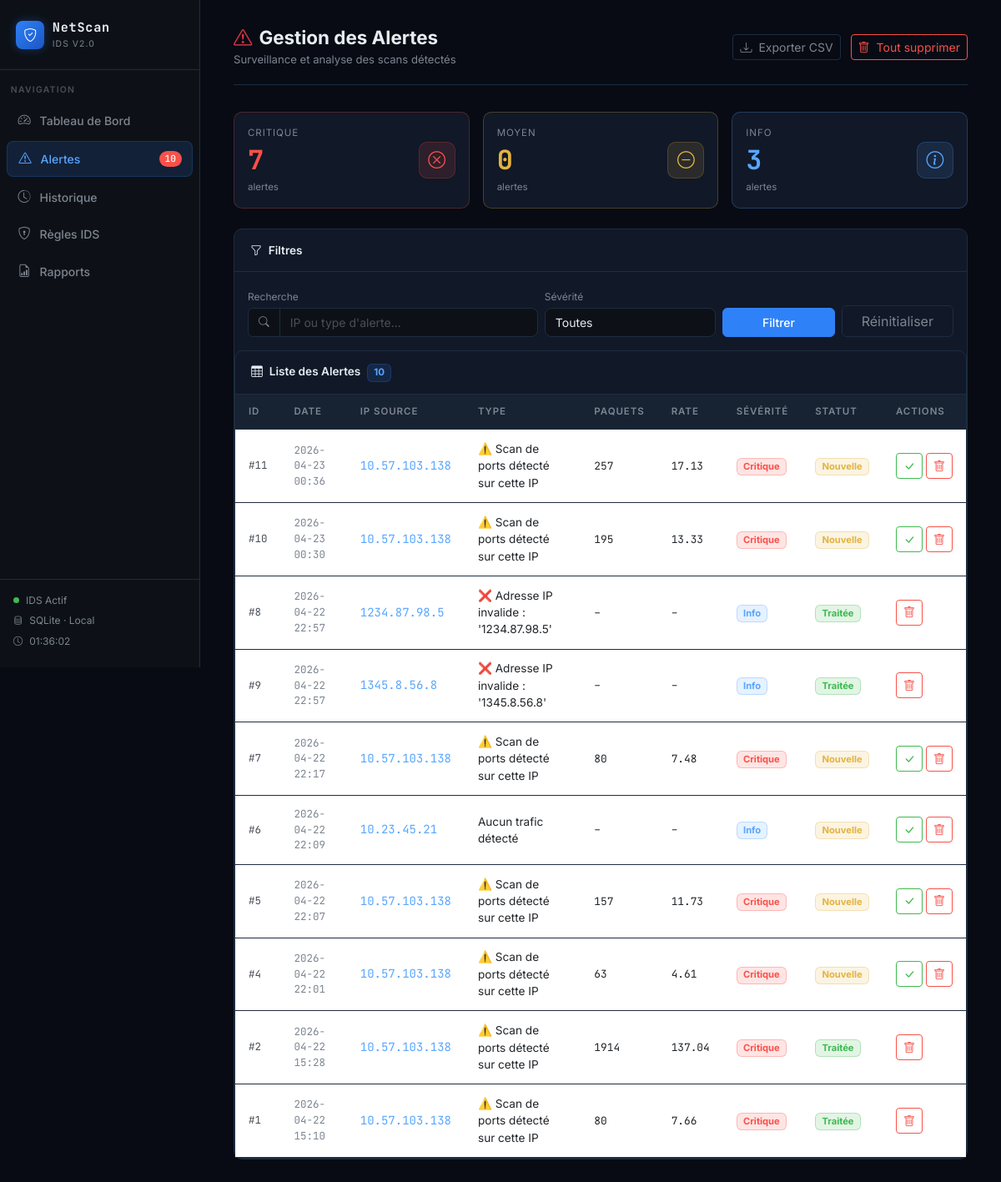
The page /alertes on the database its author committed.
### tables this page shows
CREATE TABLE alertes (
            id INTEGER PRIMARY KEY AUTOINCREMENT,
            date TEXT NOT NULL,
            ip TEXT NOT NULL,
            type TEXT NOT NULL,
            severite TEXT NOT NULL,
            statut TEXT DEFAULT 'Nouvelle',
            nb_paquets INTEGER DEFAULT 0,
            rate REAL DEFAULT 0
        , syn_count INTEGER DEFAULT 0, ports_testes INTEGER DEFAULT 0, duree REAL DEFAULT 0, regles_declenchees TEXT DEFAULT '');

### webapp/app.py (the view)
@app.route("/alertes")
def alertes():
    search   = request.args.get("search", "").strip()
    severite = request.args.get("severite", "all").strip() or "all"
    conn   = get_db()
    query  = "SELECT * FROM alertes WHERE 1=1"
    params = []
    if search:
        query += " AND (ip LIKE ? OR type LIKE ?)"
        params += [f"%{search}%", f"%{search}%"]
    if severite != "all":
        query += " AND severite = ?"
        params.append(severite)
    query += " ORDER BY date DESC"
    alertes_list = conn.execute(query, params).fetchall()
    counts = {
        "Critique": conn.execute("SELECT COUNT(*) FROM alertes WHERE severite='Critique'").fetchone()[0],
        "Moyen":    conn.execute("SELECT COUNT(*) FROM alertes WHERE severite='Moyen'").fetchone()[0],
        "Info":     conn.execute("SELECT COUNT(*) FROM alertes WHERE severite='Info'").fetchone()[0],
    }
    conn.close()
    return render_template(
        "alertes.html",
        alertes=alertes_list,
        counts=counts,
        search=search,
        severite=severite
    )

### webapp/app.py (called while the page is built)
def get_db():
    conn = sqlite3.connect(DB_PATH)
    conn.row_factory = sqlite3.Row
    return conn

### webapp/templates/alertes.html (shortened to what this page needs)
{% extends "base.html" %}
{% set page = "alertes" %}
{% block content %}
<div class="topbar">
  <div class="topbar-title">
    <h1><i class="bi bi-exclamation-triangle me-2 text-danger"></i>Gestion des Alertes</h1>
    <p>Surveillance et analyse des scans détectés</p>
  </div>
  <div class="topbar-actions">
    <a href="/alertes/export_csv" class="btn btn-sm btn-outline-secondary">
      <i class="bi bi-download me-1"></i> Exporter CSV
    </a>
    <a href="/alertes/supprimer_tout" class="btn btn-sm btn-outline-danger"
       onclick="return confirm('Supprimer toutes les alertes ?')">
      <i class="bi bi-trash me-1"></i> Tout supprimer
    </a>
  </div>
</div>
<div class="row g-3 mb-4">
  {% for level, count in counts.items() %}
  {% if level == 'Critique' %}
    {% set border_color = 'rgba(248,81,73,0.25)' %}
    {% set text_color = '#f85149' %}
    {% set bg_color = 'rgba(248,81,73,0.12)' %}
    {% set icon_border = 'rgba(248,81,73,0.2)' %}
    {% set icon = 'bi-x-circle' %}
  {% elif level == 'Moyen' %}
    {% set border_color = 'rgba(227,179,65,0.25)' %}
    {% set text_color = '#e3b341' %}
    {% set bg_color = 'rgba(227,179,65,0.12)' %}
    {% set icon_border = 'rgba(227,179,65,0.2)' %}
    {% set icon = 'bi-dash-circle' %}
  {% else %}
    {% set border_color = 'rgba(88,166,255,0.25)' %}
    {% set text_color = '#58a6ff' %}
    {% set bg_color = 'rgba(88,166,255,0.12)' %}
    {% set icon_border = 'rgba(88,166,255,0.2)' %}
    {% set icon = 'bi-info-circle' %}
  {% endif %}
  <div class="col-md-4">
    <div class="card h-100" style="border-color:{{ border_color }};">
      <div class="card-body d-flex justify-content-between align-items-center p-3">
        <div>
          <div style="font-size:0.72rem;color:#7d8590;text-transform:uppercase;letter-spacing:0.08em;">{{ level }}</div>
          <div class="fw-bold font-mono" style="font-size:2rem;color:{{ text_color }};">{{ count }}</div>
          <div style="font-size:0.72rem;color:#7d8590;">alertes</div>
        </div>
        <div style="width:44px;height:44px;border-radius:10px;
          background:{{ bg_color }};
          display:flex;align-items:center;justify-content:center;
          border:1px solid {{ icon_border }};">
          <i class="bi {{ icon }}" style="font-size:1.3rem;color:{{ text_color }};"></i>
        </div>
      </div>
    </div>
  </div>
  {% endfor %}
</div>
<div class="card mb-4">
  <div class="card-header">
    <span><i class="bi bi-funnel me-2"></i>Filtres</span>
  </div>
  <div class="card-body p-3">
    <form method="GET" action="/alertes" class="row g-2 align-items-end">
      <div class="col-md-5">
        <label style="font-size:0.75rem;color:#7d8590;margin-bottom:4px;">Recherche</label>
        <div class="input-group">
          <span class="input-group-text" style="background:#0d1117;border-color:#1e2d40;color:#7d8590;">
            <i class="bi bi-search" style="font-size:0.8rem;"></i>
          </span>
          <input type="text" name="search" class="form-control"
            placeholder="IP ou type d'alerte..." value="{{ search }}"/>
        </div>
      </div>
      <div class="col-md-3">
        <label style="font-size:0.75rem;color:#7d8590;margin-bottom:4px;">Sévérité</label>
        <select name="severite" class="form-select">
          <option value="all" {% if severite=='all' %}selected{% endif %}>Toutes</option>
        </select>
      </div>
      <div class="col-md-2">
        <button type="submit" class="btn btn-primary w-100">Filtrer</button>
      </div>
      <div class="col-md-2">
        <a href="{{ url_for('alertes') }}" class="btn btn-outline-secondary w-100">Réinitialiser</a
    </form>
  </div>
</div>
<div class="card">
  <div class="card-header">
    <span><i class="bi bi-table me-2"></i>Liste des Alertes
      <span class="badge ms-1" style="background:rgba(47,129,247,0.15);color:#58a6ff;border:1px solid rgba(47,129,247,0.2);font-size:0.72rem;">
        {{ alertes | length }}
      </span>
    </span>
  </div>
  <div class="card-body p-0">
    <table class="table table-hover mb-0">
      <thead>
        <tr>
          <th>ID</th>
          <th>Date</th>
          <th>IP Source</th>
          <th>Type</th>
          <th>Paquets</th>
          <th>Rate</th>
          <th>Sévérité</th>
          <th>Statut</th>
          <th>Actions</th>
        </tr>
      </thead>
      <tbody>
        {% if alertes %}
          {% for a in alertes %}
          <tr>
            <td class="font-mono" style="font-size:0.78rem;color:#484f58;">#{{ a.id }}</td>
            <td class="font-mono" style="font-size:0.78rem;color:#7d8590;">{{ a.date }}</td>
            <td class="font-mono" style="color:#58a6ff;">{{ a.ip }}</td>
            <td style="font-size:0.85rem;">{{ a.type }}</td>
            <td class="font-mono" style="font-size:0.8rem;">
              {% if a.nb_paquets %}{{ a.nb_paquets }}{% else %}–{% endif %}
            </td>
            <td class="font-mono" style="font-size:0.8rem;">
              {% if a.rate %}{{ a.rate }}{% else %}–{% endif %}
            </td>
            <td>
              {% if a.severite == 'Critique' %}
                <span class="badge" style="background:rgba(248,81,73,0.15);color:#f85149;border:1px solid rgba(248,81,73,0.3);font-size:0.7rem;">Critique</span>
              {% elif a.severite == 'Moyen' %}
                <span class="badge" style="background:rgba(227,179,65,0.15);color:#e3b341;border:1px solid rgba(227,179,65,0.3);font-size:0.7rem;">Moyen</span>
              {% else %}
                <span class="badge" style="background:rgba(88,166,255,0.15);color:#58a6ff;border:1px solid rgba(88,166,255,0.3);font-size:0.7rem;">Info</span>
              {% endif %}
            </td>
            <td>
              {% if a.statut == 'Nouvelle' %}
                <span class="badge" style="background:rgba(227,179,65,0.15);color:#e3b341;border:1px solid rgba(227,179,65,0.3);font-size:0.7rem;">Nouvelle</span>
              {% elif a.statut == 'Auto' %}
                <span class="badge" style="background:rgba(88,166,255,0.15);color:#58a6ff;border:1px solid rgba(88,166,255,0.3);font-size:0.7rem;">Auto</span>
              {% else %}
                <span class="badge" style="background:rgba(63,185,80,0.15);color:#3fb950;border:1px solid rgba(63,185,80,0.3);font-size:0.7rem;">Traitée</span>
              {% endif %}
            </td>
            <td>
              <div class="d-flex gap-1">
                {% if a.statut == 'Nouvelle' or a.statut == 'Auto' %}
                <a href="/alertes/traiter/{{ a.id }}" class="btn btn-sm btn-outline-success" title="Traiter">
                  <i class="bi bi-check-lg"></i>
                </a>
                {% endif %}
                <a href="/alertes/supprimer/{{ a.id }}" class="btn btn-sm btn-outline-danger"
                   onclick="return confirm('Supprimer cette alerte ?')" title="Supprimer">
                  <i class="bi bi-trash"></i>
                </a>
              </div>
            </td>
          </tr>
          {% endfor %}
        {% endif %}
      </tbody>
    </table>
  </div>
</div>
{% endblock %}

### webapp/templates/base.html (shortened to what this page needs)
<!DOCTYPE html>
<html lang="fr">
<head>
  <link href="https://cdn.jsdelivr.net/npm/bootstrap@5.3.0/dist/css/bootstrap.min.css" rel="stylesheet"/>
  <link href="https://cdn.jsdelivr.net/npm/bootstrap-icons@1.11.0/font/bootstrap-icons.css" rel="stylesheet"/>
</head>
<body>
<div class="sidebar">
  <div class="sidebar-brand">
    <div class="logo-icon">
      <i class="bi bi-shield-check text-white"></i>
    </div>
    <div>
      <div class="brand-text">NetScan</div>
      <div class="brand-sub">IDS v2.0</div>
    </div>
  </div>
  <div class="sidebar-section">Navigation</div>
  <nav class="nav flex-column">
    <a href="/" class="nav-link {% if page=='dashboard' %}active{% endif %}">
      <span class="nav-icon"><i class="bi bi-speedometer2"></i></span>
      Tableau de Bord
    </a>
    <a href="/alertes" class="nav-link {% if page=='alertes' %}active{% endif %}">
      <span class="nav-icon"><i class="bi bi-exclamation-triangle"></i></span>
      Alertes
      <span class="nav-badge" id="badge-alertes">–</span>
    </a>
    <a href="/historique" class="nav-link {% if page=='historique' %}active{% endif %}">
      <span class="nav-icon"><i class="bi bi-clock-history"></i></span>
      Historique
    </a>
    <a href="/regles" class="nav-link {% if page=='regles' %}active{% endif %}">
      <span class="nav-icon"><i class="bi bi-shield-lock"></i></span>
      Règles IDS
    </a>
    <a href="/rapports" class="nav-link {% if page=='rapports' %}active{% endif %}">
      <span class="nav-icon"><i class="bi bi-file-earmark-bar-graph"></i></span>
      Rapports
    </a>
  </nav>
  <div class="sidebar-footer">
    <div class="status-indicator">
      <div class="pulse-dot"></div>
      <span>IDS Actif</span>
    </div>
    <div class="status-indicator">
      <i class="bi bi-database" style="font-size:0.7rem;"></i>
      <span>SQLite · Local</span>
    </div>
    <div class="status-indicator">
      <i class="bi bi-clock" style="font-size:0.7rem;"></i>
      <span id="time-display">--:--:--</span>
    </div>
  </div>
</div>
<div class="main-content">
  {% block content %}{% endblock %}
</div>
</body>
</html>

### rows shown on the page
alertes: severite "CRITIQUE", id "7", date "2026-04-22 22:17", ip "10.57.103.138", type "⚠️ Scan de ports détecté sur cette IP", nb_paquets "80", rate "7.48", shows "Critique", statut "Nouvelle"
alertes: id "11", date "2026-04-23 00:36", ip "10.57.103.138", type "⚠️ Scan de ports détecté sur cette IP", nb_paquets "257", rate "17.13", severite "Critique", statut "Nouvelle"
alertes: id "10", date "2026-04-23 00:30", ip "10.57.103.138", type "⚠️ Scan de ports détecté sur cette IP", nb_paquets "195", rate "13.33", severite "Critique", statut "Nouvelle"
alertes: id "8", date "2026-04-22 22:57", ip "1234.87.98.5", type "❌ Adresse IP invalide : '1234.87.98.5'", severite "Info", statut "Traitée"
alertes: id "9", date "2026-04-22 22:57", ip "1345.8.56.8", type "❌ Adresse IP invalide : '1345.8.56.8'", severite "Info", statut "Traitée"
alertes: id "6", date "2026-04-22 22:09", ip "10.23.45.21", type "Aucun trafic détecté", severite "Info", statut "Nouvelle"
alertes: id "5", date "2026-04-22 22:07", ip "10.57.103.138", type "⚠️ Scan de ports détecté sur cette IP", nb_paquets "157", rate "11.73", severite "Critique", statut "Nouvelle"
alertes: id "4", date "2026-04-22 22:01", ip "10.57.103.138", type "⚠️ Scan de ports détecté sur cette IP", nb_paquets "63", rate "4.61", severite "Critique", statut "Nouvelle"
alertes: id "2", date "2026-04-22 15:28", ip "10.57.103.138", type "⚠️ Scan de ports détecté sur cette IP", nb_paquets "1914", rate "137.04", severite "Critique", statut "Traitée"
alertes: id "1", date "2026-04-22 15:10", ip "10.57.103.138", type "⚠️ Scan de ports détecté sur cette IP", nb_paquets "80", rate "7.66", severite "Critique", statut "Traitée"

### other values the page prints
{{ level }} "MOYEN" "INFO"
{{ count }} "0" "3"
{{ alertes | length }} "10"
